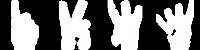
#> input picture full_img.jpg, 200 x 50 px, given in place of the camera
$ python hand_histogram_creation.py
#> lines starting #> are read from the running program, lines starting #| are printed output that depends on the picture; after the words box and inside, x2 and y2 are one past the last pixel; in counts of white or black regions, pixels touching at a corner belong together
"""
Advanced Hand Color Histogram Generator (Aligned Grid)
-------------------------------------------------------
Captures a clean HSV color histogram of your hand for gesture/sign recognition.

Key Improvements:
- Sampling grid fits perfectly inside the ROI box.
- Brightness equalization (CLAHE) for consistent color sampling.
- Combined HSV threshold + histogram segmentation.
- Morphological cleanup and filled contours for solid white hand masks.

Controls:
  C - Capture histogram from grid samples
  S - Save histogram and exit

Output:
  Saves 'hand_histogram.pkl' in this script’s folder.
"""

import cv2
import numpy as np
import pickle
import os


# ===============================================================
# Utility Functions
# ===============================================================

def equalize_brightness(img):
    """Normalize brightness using CLAHE in LAB color space."""
    lab = cv2.cvtColor(img, cv2.COLOR_BGR2LAB)
    l, a, b = cv2.split(lab)
    clahe = cv2.createCLAHE(clipLimit=2.0, tileGridSize=(8, 8))
    l_eq = clahe.apply(l)
    lab_eq = cv2.merge((l_eq, a, b))
    return cv2.cvtColor(lab_eq, cv2.COLOR_LAB2BGR)


def build_sampling_grid(frame, roi_x, roi_y, roi_w, roi_h, rows=10, cols=5):
    """
    Draws a grid of small green squares *inside* the ROI box.

    Returns:
        full_sample: Combined pixel sample from all boxes.
    """
    # Calculate margins and spacing
    gap_x = roi_w // (cols + 1)
    gap_y = roi_h // (rows + 1)
    box_w = int(gap_x * 0.6)
    box_h = int(gap_y * 0.6)

    full_sample = None

    for row in range(rows):
        row_sample = None
        for col in range(cols):
            # Center squares inside ROI
            x = roi_x + (col + 1) * gap_x - box_w // 2
            y = roi_y + (row + 1) * gap_y - box_h // 2

            roi_patch = frame[y:y + box_h, x:x + box_w]
            row_sample = roi_patch if row_sample is None else np.hstack((row_sample, roi_patch))

            cv2.rectangle(frame, (x, y), (x + box_w, y + box_h), (0, 255, 0), 1)

        full_sample = row_sample if full_sample is None else np.vstack((full_sample, row_sample))

    return full_sample


# ===============================================================
# Main Function
# ===============================================================

def get_hand_histogram():
    """Main loop for capturing and saving the hand color histogram."""
    # Try to open external camera first, fallback to internal
    cam = cv2.VideoCapture(1, cv2.CAP_DSHOW)
    if not cam.isOpened():
        cam = cv2.VideoCapture(0, cv2.CAP_DSHOW)
    if not cam.isOpened():
        print("Error: No camera detected.")
        return

    print("Press 'C' to capture histogram | 'S' to save and exit")

    hist = None
    histogram_captured = False

    # Define the Region Of Interest (ROI)
    roi_x, roi_y, roi_w, roi_h = 360, 120, 180, 240

    while True:
        ret, frame = cam.read()
#> frame is the input picture: shape (50, 200, 3); min 0, max 255, mean 119.2
        if not ret:
            print("Camera read failed.")
            break

        frame = cv2.flip(frame, 1)
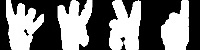
#> frame: shape (50, 200, 3); min 0, max 255, mean 119.2
        frame = cv2.resize(frame, (640, 480))
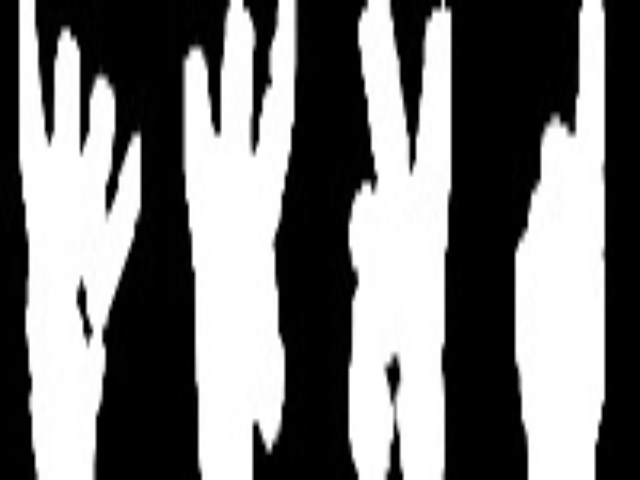
#> frame: shape (480, 640, 3); min 0, max 255, mean 119.1
        frame = equalize_brightness(frame)
#> in equalize_brightness, `lab = cv2.cvtColor(img, cv2.COLOR_BGR2LAB)`: lab: shape (480, 640, 3); mean of channels 0, 1, 2 119.5, 128, 128
#> in equalize_brightness, `l, a, b = cv2.split(lab)`: a: shape (480, 640); every value is 128
#> in equalize_brightness, `lab_eq = cv2.merge((l_eq, a, b))`: lab_eq: shape (480, 640, 3); mean of channels 0, 1, 2 120.6, 128, 128
        hsv = cv2.cvtColor(frame, cv2.COLOR_BGR2HSV)
#> hsv: shape (480, 640, 3); mean H, S, V 8.7, 3.9, 120.9

        key = cv2.waitKey(1) & 0xFF
#> (key Esc is pressed here)

        # Draw ROI box
        cv2.rectangle(frame, (roi_x, roi_y), (roi_x + roi_w, roi_y + roi_h), (0, 255, 0), 2)
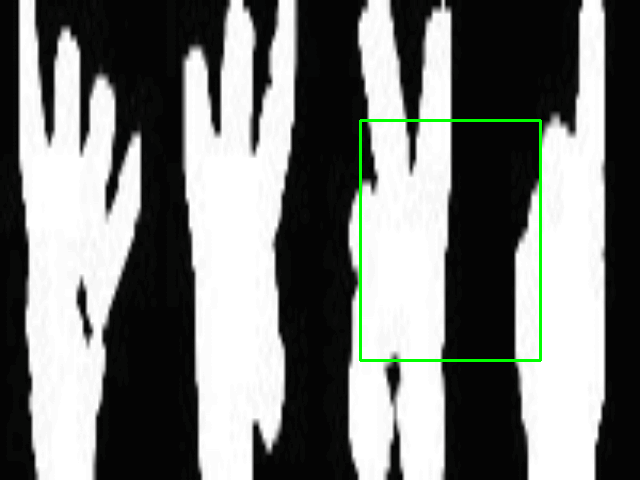
#> frame: shape (480, 640, 3); mean B, G, R 119.4, 121.6, 119.4

        # Build aligned sampling grid inside ROI
        sample_patch = build_sampling_grid(frame, roi_x, roi_y, roi_w, roi_h)
#> after the loop in build_sampling_grid, `for row in range(rows):`:
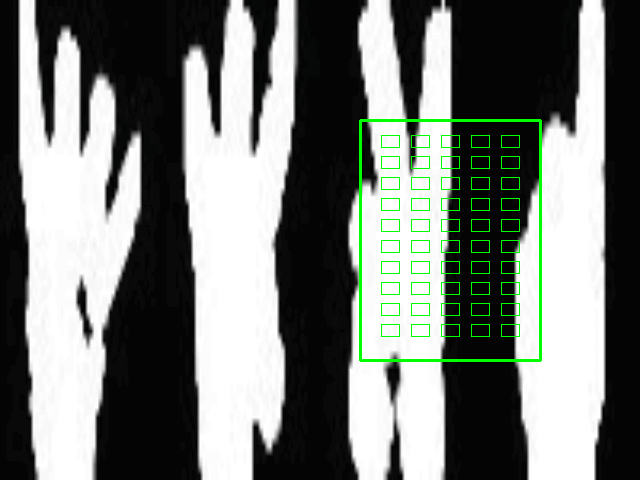
#> frame: shape (480, 640, 3); 0.98% of pixels changed, all inside (x1, y1, x2, y2) = (381, 135, 520, 337)
#> after the loop in build_sampling_grid, `for row in range(rows):`:
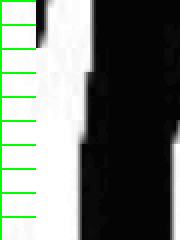
#> full_sample: shape (120, 90, 3) (shown 2 times larger); mean B, G, R 117.3, 124.3, 117.3

        # -------------------------------------------------------
        # 'C' pressed → capture histogram from grid
        # -------------------------------------------------------
        if key == ord('c') and sample_patch is not None:
            hsv_sample = cv2.cvtColor(sample_patch, cv2.COLOR_BGR2HSV)
            hist = cv2.calcHist([hsv_sample], [0, 1], None,
                                [180, 256], [0, 180, 0, 256])
            cv2.normalize(hist, hist, 0, 255, cv2.NORM_MINMAX)
            histogram_captured = True
            print("Histogram captured successfully.")

        # -------------------------------------------------------
        # Live segmentation (ROI only)
        # -------------------------------------------------------
        if histogram_captured and hist is not None:
            hsv_roi = hsv[roi_y:roi_y + roi_h, roi_x:roi_x + roi_w]

            # Backprojection with the histogram
            back_proj = cv2.calcBackProject([hsv_roi], [0, 1], hist,
                                            [0, 180, 0, 256], 1)

            # Restrict to typical skin HSV range
            lower_skin = np.array([0, 40, 70], dtype=np.uint8)
            upper_skin = np.array([20, 160, 255], dtype=np.uint8)
            skin_mask = cv2.inRange(hsv_roi, lower_skin, upper_skin)

            # Combine histogram + HSV mask
            combined = cv2.bitwise_and(back_proj, back_proj, mask=skin_mask)

            # --- improved smoothing and threshold ---
            kernel = cv2.getStructuringElement(cv2.MORPH_ELLIPSE, (7, 7))
            combined = cv2.filter2D(combined, -1, kernel)
            combined = cv2.GaussianBlur(combined, (7, 7), 0)
            combined = cv2.medianBlur(combined, 5)

            _, mask = cv2.threshold(combined, 0, 255,
                                    cv2.THRESH_BINARY + cv2.THRESH_OTSU)
            mask = cv2.morphologyEx(mask, cv2.MORPH_CLOSE, kernel, iterations=3)
            mask = cv2.morphologyEx(mask, cv2.MORPH_OPEN, kernel, iterations=2)

            # --- fill small holes for solid hand ---
            contours, _ = cv2.findContours(mask, cv2.RETR_EXTERNAL, cv2.CHAIN_APPROX_SIMPLE)
            filled_mask = np.zeros_like(mask)
            for cnt in contours:
                if cv2.contourArea(cnt) > 2000:  # keep large contour (the hand)
                    cv2.drawContours(filled_mask, [cnt], -1, 255, cv2.FILLED)
            mask = cv2.dilate(filled_mask, kernel, iterations=2)

            # Display results
            cv2.imshow("Backprojection (raw)", back_proj)
            cv2.imshow("Segmentation Preview", mask)

        # -------------------------------------------------------
        # 'S' pressed → save and exit
        # -------------------------------------------------------
        if key == ord('s'):
            print("Saving histogram and exiting...")
            break

        cv2.imshow("Set Hand Histogram", frame)

    # -------------------------------------------------------
    # Cleanup and save histogram
    # -------------------------------------------------------
    cam.release()
    cv2.destroyAllWindows()

    if hist is not None:
        save_path = os.path.join(os.path.dirname(os.path.abspath(__file__)), "hand_histogram.pkl")
        with open(save_path, "wb") as f:
            pickle.dump(hist, f)
        print(f"Histogram saved successfully at: {save_path}")
    else:
        print("No histogram captured; nothing saved.")


# ===============================================================
# Run Entry Point
# ===============================================================

if __name__ == "__main__":
    get_hand_histogram()
